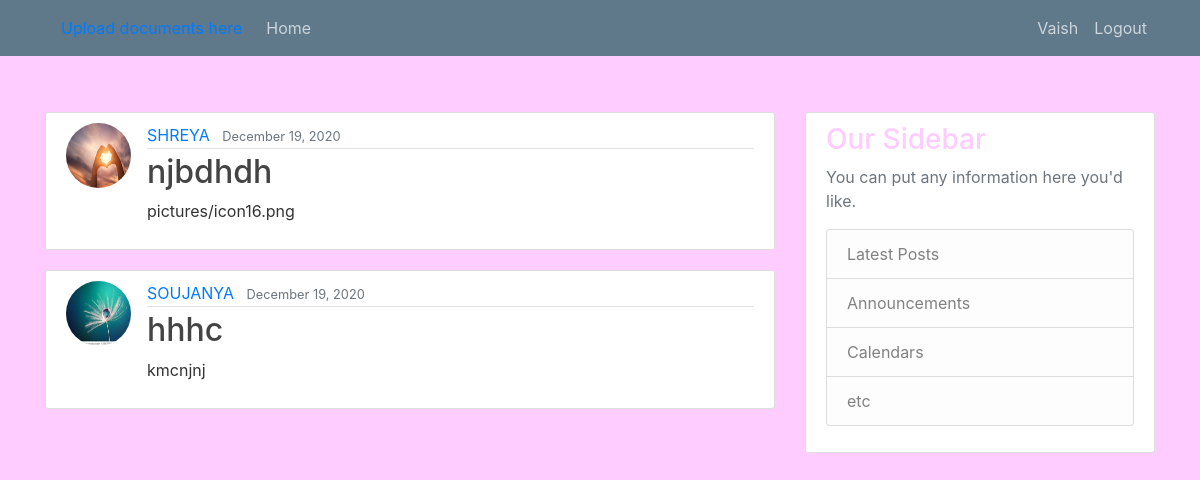
/home/ (signed in), run on an earlier commit of the app's database.
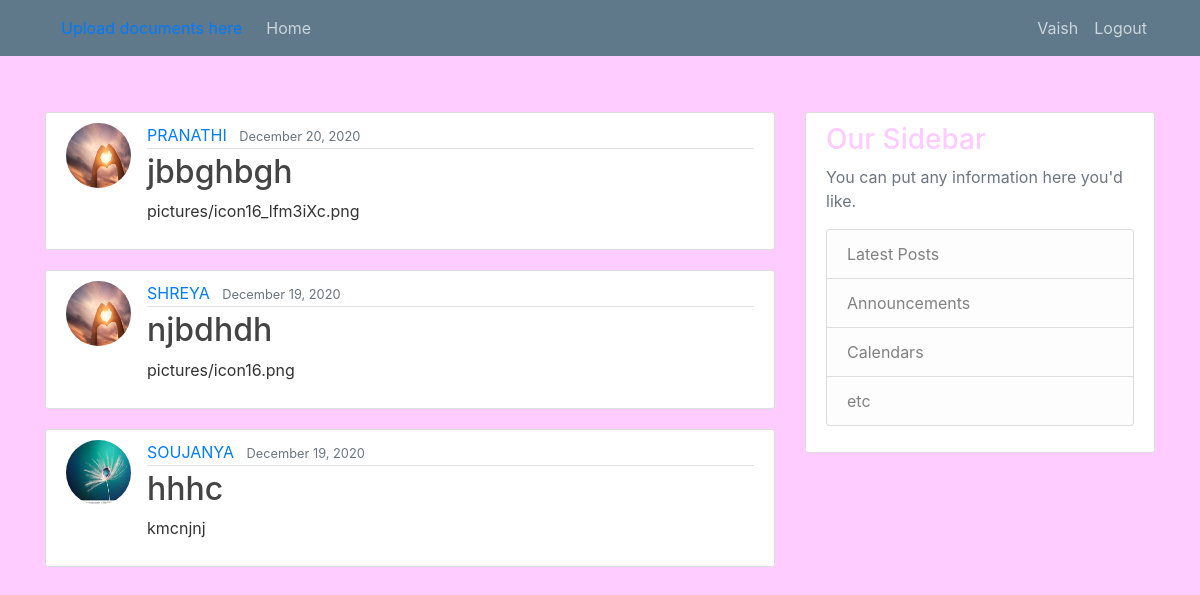
And on a later commit of the database.
### blog/models.py (models this page shows, shortened)
class Post(models.Model):
    title = models.CharField(max_length=100)
    content = models.TextField()
    date_posted = models.DateTimeField(default=timezone.now)
    author = models.ForeignKey(User, on_delete=models.CASCADE)

### users/models.py (models this page shows, shortened)
class Profile(models.Model):
    user = models.OneToOneField(User,on_delete=models.CASCADE)
    image = models.ImageField(default='default.jpg',upload_to='profile_pics')

### blog/views.py (the view)
# urls.py: path('home/',PostListView.as_view(), name='blog-home'),
class PostListView(LoginRequiredMixin , ListView):
    model = Post
    template_name = 'blog/home.html'  # <app>/<model>_<viewtype>.html
    context_object_name = 'posts'
    ordering = ['-date_posted']
    paginate_by = 4

### blog/templates/blog/home.html (shortened to what this page needs)
{% extends "blog/base.html" %}
{% block content %}
{% for post in posts %}
<article class="media content-section">
  <img class="rounded-circle article-img" src="{{ post.author.profile.image.url }}">
  <div class="media-body">
    <div class="article-metadata">
      <a class="mr-2" href="{% url 'user-posts' post.author.username %}">{{ post.author }}</a>
      <small class="text-muted">{{ post.date_posted|date:"F d, Y" }}</small>
    </div>
    <h2><a class="article-title" href="{% url 'post-detail' post.id %}">{{ post.title }}</a></h2>
    <p class="article-content">{{ post.content }}</p>
  </div>
</article>
{% endfor %}
  {% endblock content %}

What changed in the data, as far as the page shows it:
added Post: author.profile.image (placeholder picture), author "PRANATHI", date_posted "December 20, 2020", title "jbbghbgh", content "pictures/icon16_lfm3iXc.png"
